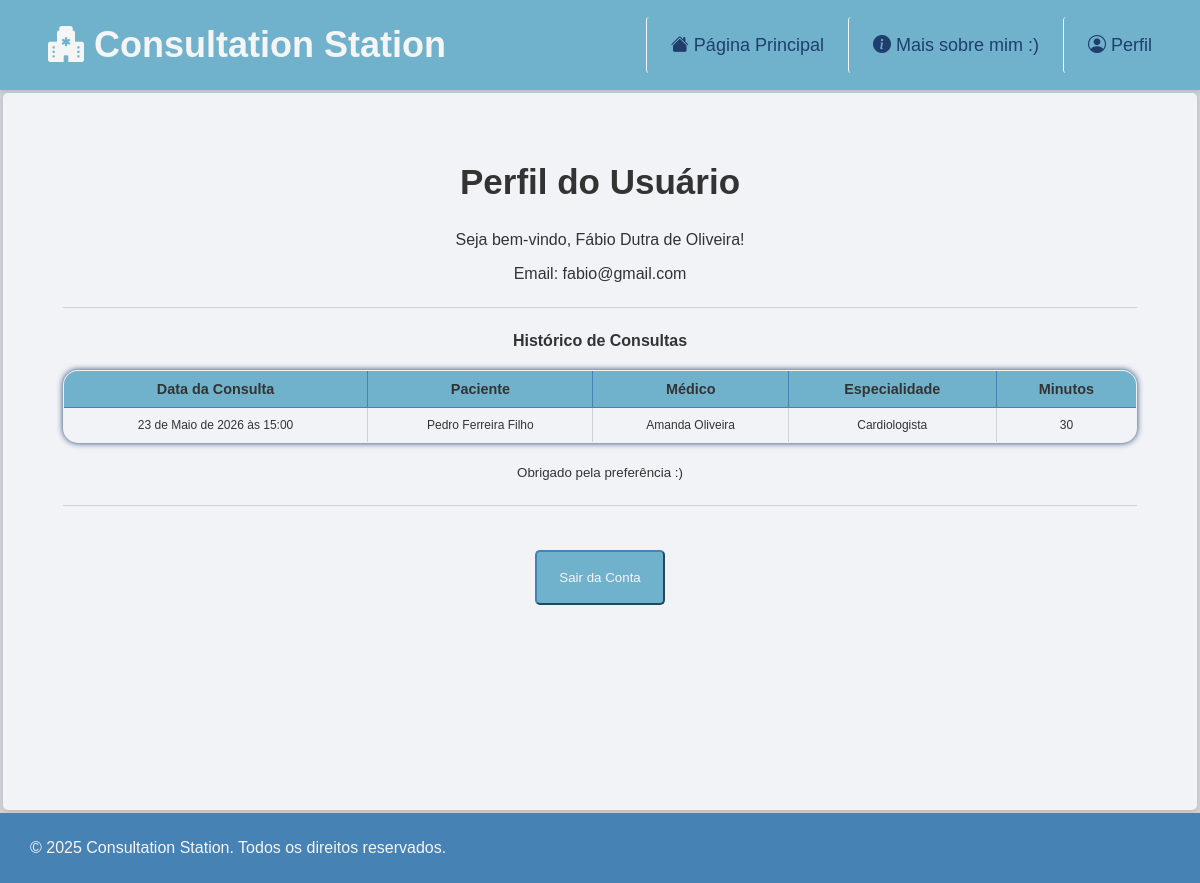
The page /users/profile/ (signed in) on the database its author committed.
### users/models.py (models this page shows, shortened)
class User(AbstractBaseUser, PermissionsMixin):
    name = models.CharField(max_length=100, verbose_name="Nome Completo")
    gender = models.CharField(max_length=10, choices=[('M', 'Masculino'), ('F', 'Feminino'), ('O', 'Outro')], verbose_name="Gênero")
    phone = models.CharField(max_length=15, verbose_name="Telefone")
    email = models.EmailField(unique=True, verbose_name="Email")
    address = models.CharField(max_length=255, verbose_name="Endereço")
    cpf = models.CharField(max_length=11, unique=True, verbose_name="CPF")
    date_of_birth = models.DateField(null=True, verbose_name="Data de Nascimento")
    date_created = models.DateTimeField(auto_now_add=True, verbose_name="Data de Criação")
    is_active = models.BooleanField(default=True, verbose_name="Conta Ativa")
    is_staff = models.BooleanField(default=False, verbose_name="Membro da Equipe")
    objects = UserManager()
    USERNAME_FIELD = 'email'
    REQUIRED_FIELDS = ['name', 'cpf']
    class Meta:
        verbose_name = "Usuário"
        verbose_name_plural = "Usuários"
        ordering = ['name']

### consultations/models.py (models this page shows, shortened)
class Consultation(models.Model):
    patient_name = models.CharField(max_length=100, verbose_name="Paciente")
    user_account = models.ForeignKey(User, on_delete=models.CASCADE)
    doctor = models.ForeignKey(Doctor, on_delete=models.CASCADE, verbose_name="Médico Responsável")
    date = models.DateTimeField(verbose_name="Data da Consulta")
    description = models.TextField(max_length=200, verbose_name="Descrição da Consulta")
    duration = models.IntegerField(default=30)
    date_created = models.DateTimeField(auto_now_add=True, verbose_name="Data de Criação")
    class Meta:
        verbose_name = "Consulta"
        verbose_name_plural = "Consultas"
        ordering = ['-date']

### doctors/models.py (models this page shows, shortened)
class Doctor(models.Model):
    name = models.CharField(max_length=100, verbose_name="Nome do Médico")
    specialty = models.CharField(max_length=50, verbose_name="Especialidade")
    gender = models.CharField(max_length=10, choices=[('M', 'Masculino'), ('F', 'Feminino'), ('O', 'Outro')], verbose_name="Gênero do Médico")
    phone = models.CharField(max_length=15, verbose_name="Telefone do Médico")
    email = models.EmailField(max_length=100, verbose_name="Email do Médico")
    address = models.CharField(max_length=255, verbose_name="Endereço do Médico")
    cpf = models.CharField(max_length=11, unique=True, verbose_name="CPF do Médico")
    date_of_birth = models.DateField(null=True, verbose_name="Data de Nascimento")
    date_created = models.DateTimeField(auto_now_add=True, verbose_name="Data de Criação")
    class Meta:
        verbose_name = "Médico"
        verbose_name_plural = "Médicos"
        ordering = ['name']

### users/views.py (the view)
# urls.py: path('profile/', views.profile, name='profile'),
def profile(request):
    if not request.user.is_authenticated:
        return redirect('/login')
    historico_de_consultas = []
    for consulta in Consultation.objects.all():
        if consulta.user_account.cpf == request.user.cpf and consulta.date.month > timezone.now().month - 2 and consulta.date.year >= timezone.now().year:
            historico_de_consultas.append(consulta)
    return render(request, 'users/profile.html', {'historico_de_consultas': historico_de_consultas})

### users/templates/users/profile.html (shortened to what this page needs)
{% extends 'base.html' %}
{% block main %}
<main class="main-center">
    <h2>Perfil do Usuário</h2>
    <p>Seja bem-vindo, {{ user.name }}!</p>
    <p>Email: {{ user.email }}</p>
    <hr>
    <p><b>Histórico de Consultas</b></p>
    <table>
        <thead>
            <tr>
                <th>Data da Consulta</th>
                <th>Paciente</th>
                <th>Médico</th>
                <th>Especialidade</th>
                <th>Minutos</th>
            </tr>
        </thead>
        <tbody>
            {% for consulta in historico_de_consultas %}
                <tr>
                    <td>{{ consulta.date }}</td>
                    <td>{{ consulta.patient_name }}</td>
                    <td>{{ consulta.doctor.name }}</td>
                    <td>{{ consulta.doctor.specialty }}</td>
                    <td>{{ consulta.duration }}</td>
                </tr>
            {% empty %}
                <tr>
                    <td colspan="5">Você não tem consultas recentes...</td>
                </tr>
            {% endfor %}
        </tbody>
    </table>
    {% if user.is_staff %}
        <p><small>Você tem permissão de Staff</small></p>
    {% else %}
        <p><small>Obrigado pela preferência :)</small></p>
    {% endif %}
    <hr>
    <form action="{% url 'logout' %}" method="post">
        <button type="submit">Sair da Conta</button>
    </form>
</main>
{% endblock %}

### static/css/style.css (style rules this page uses)
:root { --primary-light: #a2e1f5; --primary-color: #70b2cc; --primary-dark: #4682B4; --text-blue: #1f3e6d; --text-dark: #333333; --text-light: #f5f5f5; --bg-light: #f2f3f7; --bg-light-alt: #d0d1d8; }
body { font-family: Arial, sans-serif; color: var(--text-dark); background-color: var(--bg-light-alt); margin: 0; padding: 0; }
main { padding-top: 40px; padding-bottom: 185px; background-color: var(--bg-light); border-radius: 5px; margin: 3px; box-shadow: 0 2px 4px rgba(0, 0, 0, 0.1); }
.main-center { text-align: center; }
h2 { font-size: 35px; }
main button { background-color: var(--primary-color); color: var(--text-light); border-color: var(--primary-dark); padding: 10px 20px; margin: 20px; border-radius: 5px; cursor: pointer; height: 55px; width: 130px; }
hr { border: 0; height: 1px; background-color: var(--bg-light-alt); margin: 2vw 5vw; }
table { width: 90%; overflow: hidden; border-collapse: collapse; border: 1px solid var(--text-light); box-shadow: var(--text-blue) 0px 0px 6px; margin: 20px auto; background-color: var(--bg-light); border-radius: 15px; }
th, td { padding: 10px 15px; text-align: center; }
td { font-size: 1vw; border: 1px solid var(--bg-light-alt); }
th { background-color: var(--primary-color); border: 1px solid var(--primary-dark); font-weight: bold; font-size: 1.2vw; }

### rows shown on the page
User: name "Fábio Dutra de Oliveira", email "fabio@gmail.com"
Consultation: date "23 de Maio de 2026 às 15:00", patient_name "Pedro Ferreira Filho", doctor.name "Amanda Oliveira", doctor.specialty "Cardiologista", duration "30"
